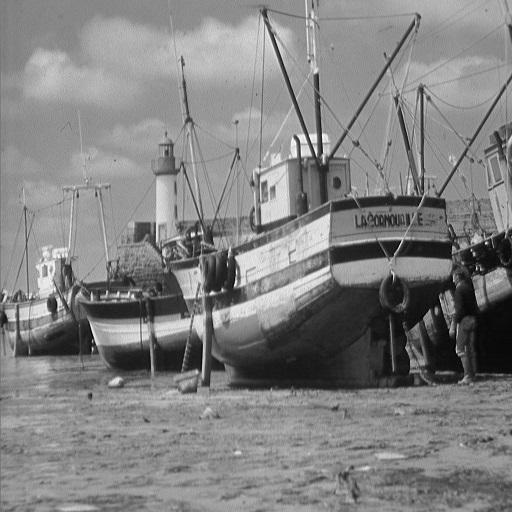
%> input picture Lecciones/Leccion06 13-03-2020/boat.jpg, 512 x 512 px
$ octave script3.m   (GNU Octave 9; MATLAB toolbox functions it lacks are replaced by stand-ins)
%> lines starting %> are read from the running program, lines starting %| are printed output that depends on the picture
clc; clear;

% Transformada exponencial

A = imread('boat.jpg');
%> A is the input picture: size 512x512 uint8; min 0, max 255, mean 129.7
subplot(1, 2, 1);
imshow(A);
title('Imagen Original');

c = 1;

for a = 0.1:0.1:2
  B = c * power(A, a);
  subplot(1, 2, 2);
  imshow(B);
  title(['T. Exp. a = ' num2str(a)]);
  pause(0.25);
endfor
%> this loop made 20 passes
%> pass 1, `B = c * power(A, a);`:
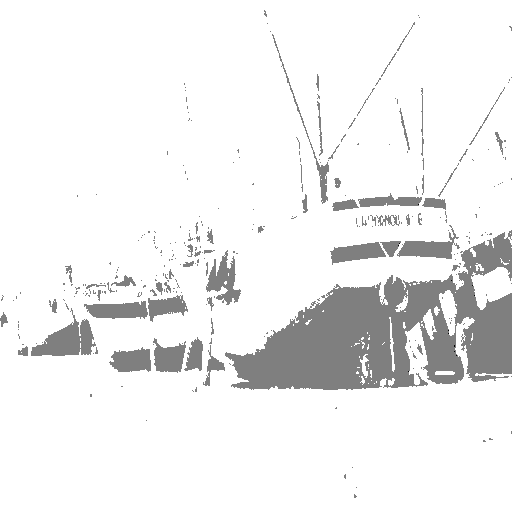
%> B: size 512x512 uint8; min 0, max 2, mean 1.87; drawn with min black and max white
%> pass 2, `B = c * power(A, a);`:
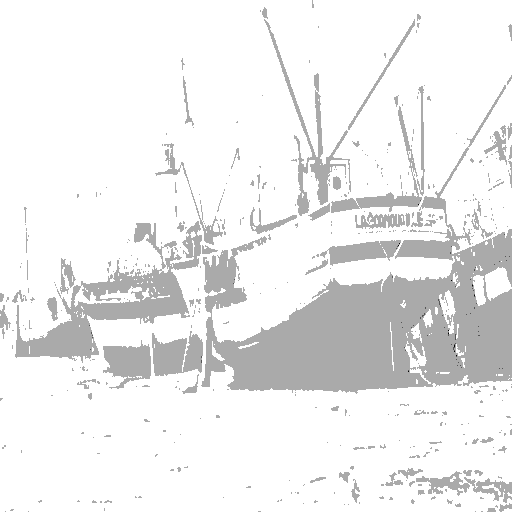
%> B: size 512x512 uint8; min 0, max 3, mean 2.79; drawn with min black and max white
%> pass 3, `B = c * power(A, a);`:
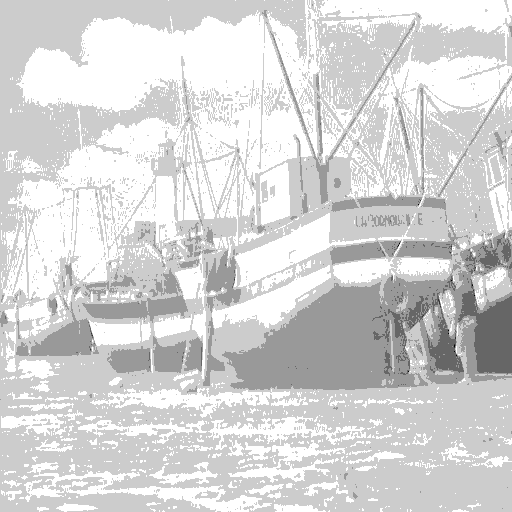
%> B: size 512x512 uint8; min 0, max 5, mean 4.19; drawn with min black and max white
%> after the loop:
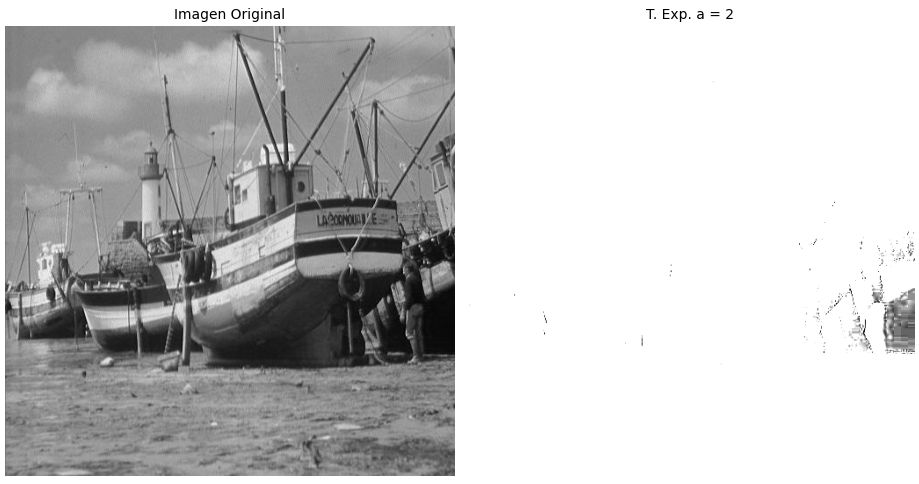
%> figure redrawn from the program's plot data, 2 panels
